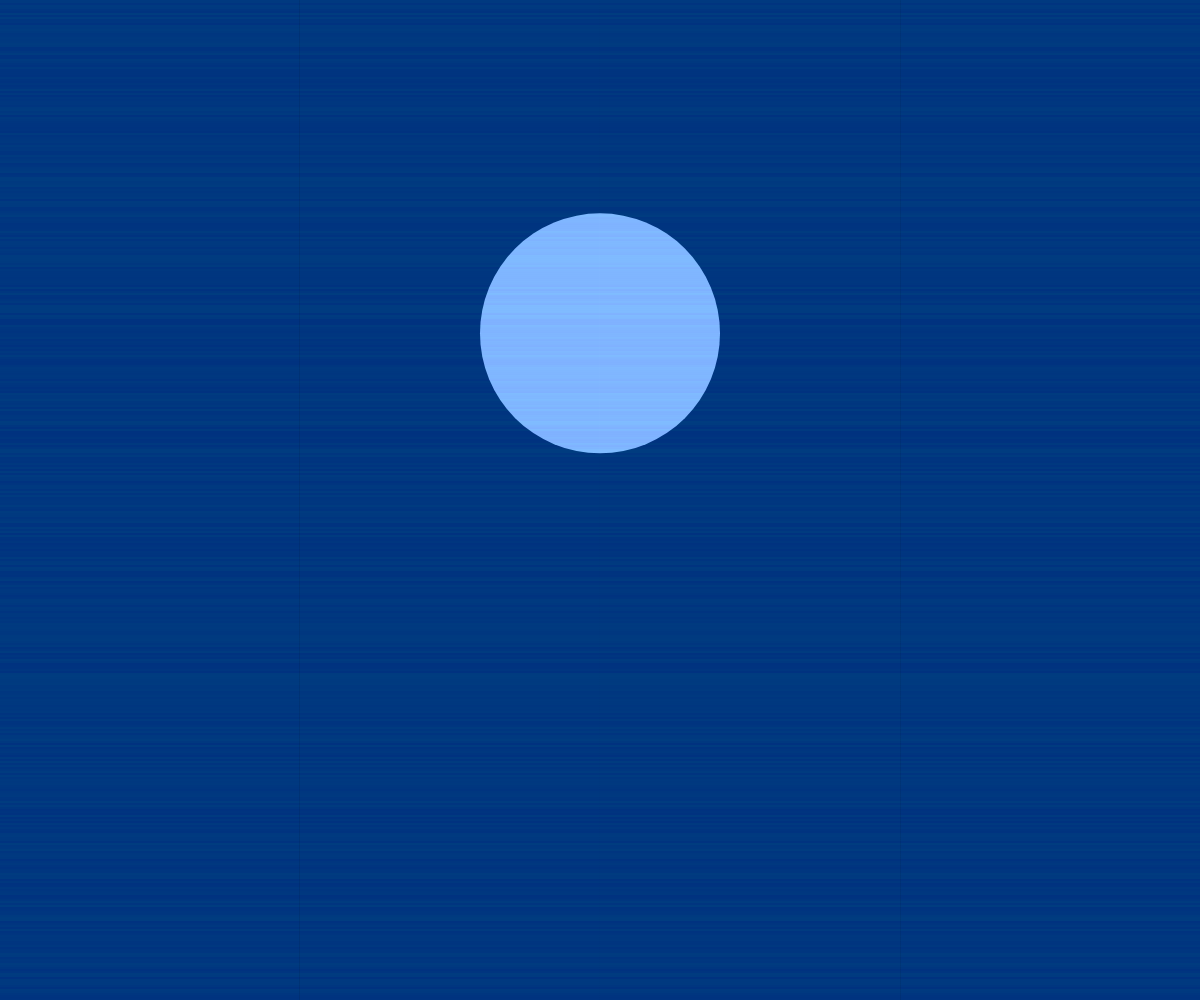
Frame 1 (no input)
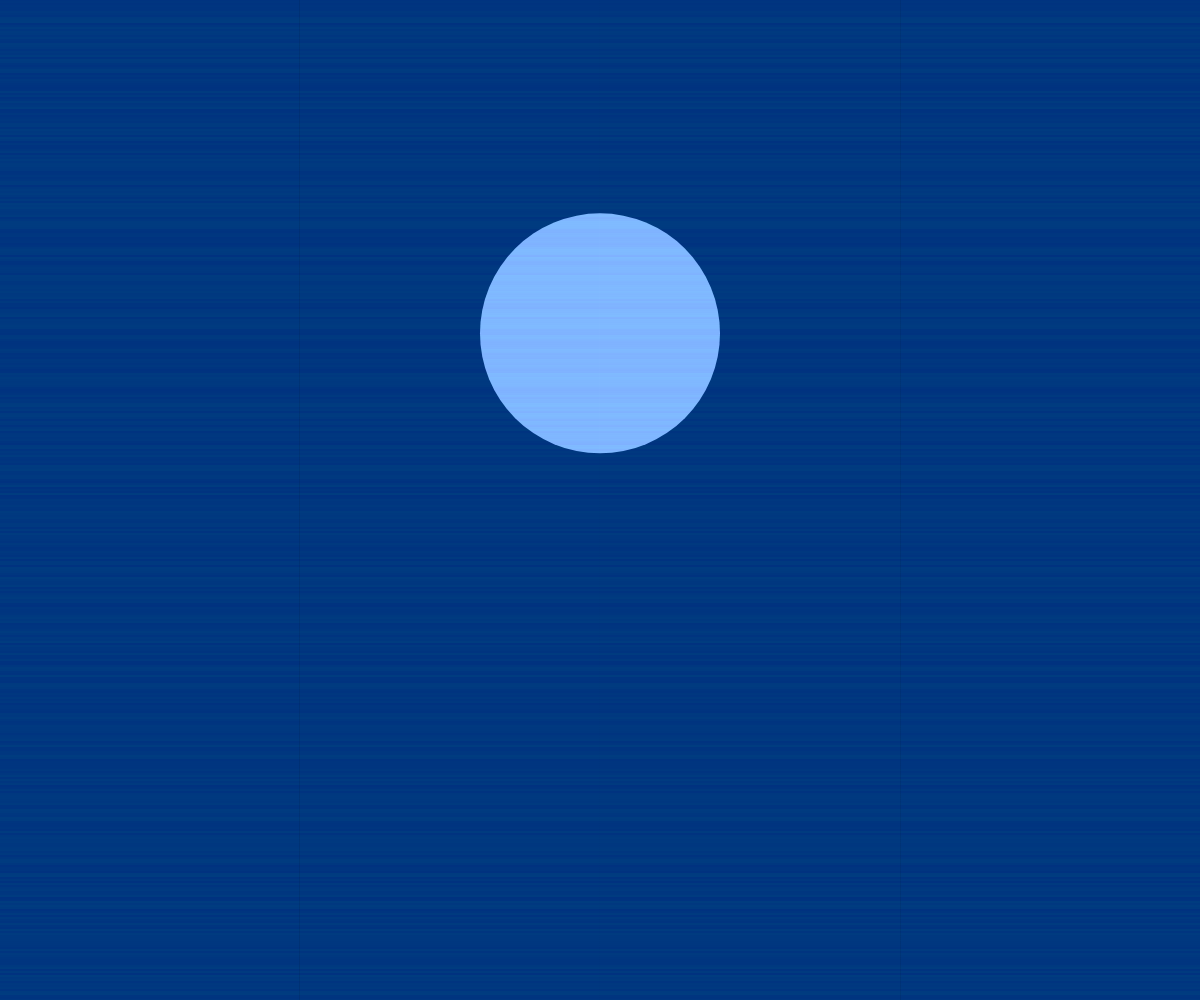
Frame 60 (no input)
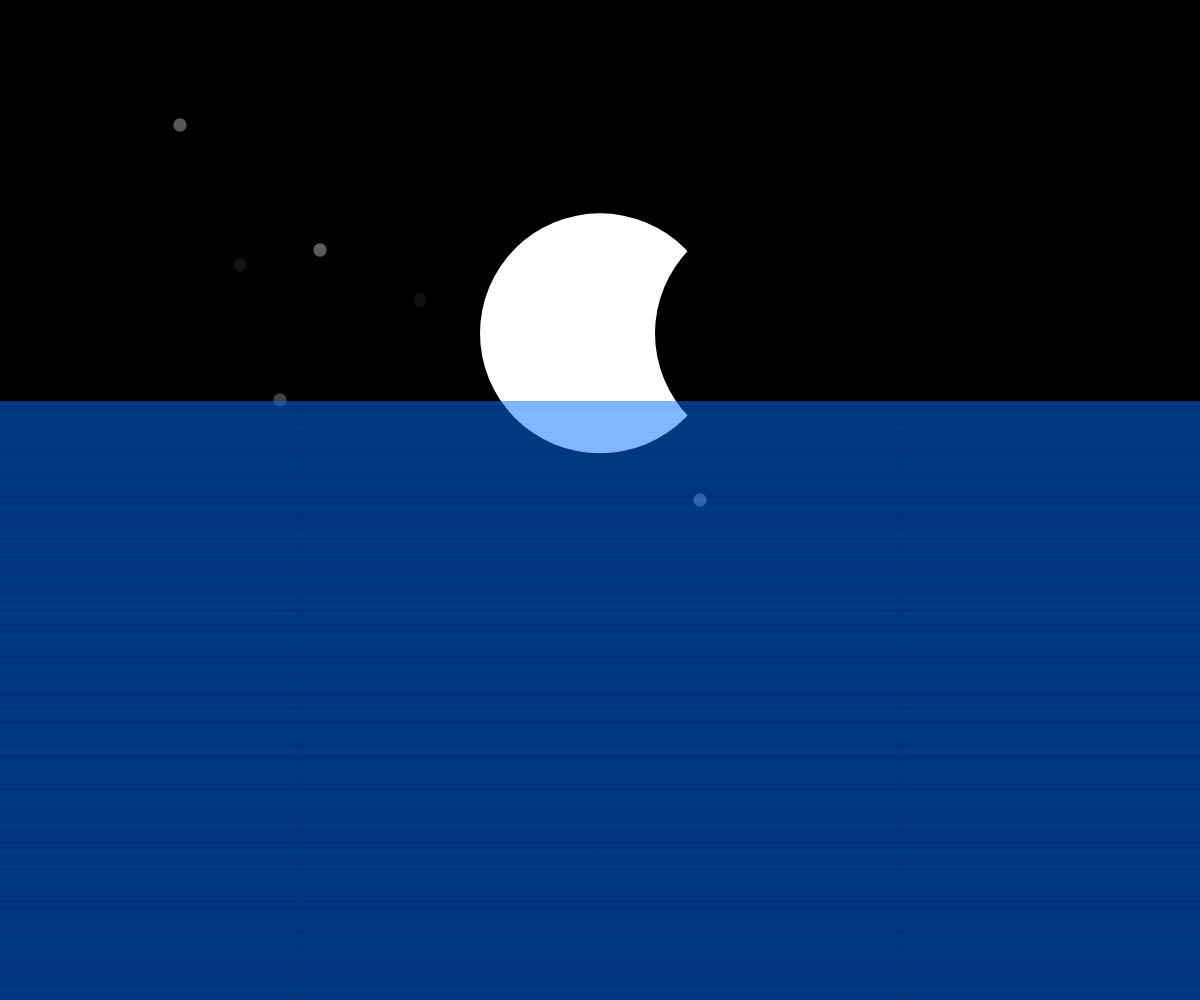
Frame 120 (the mouse pressed at the canvas centre since frame 60)

The p5.js sketch that drew these frames (run headless with seeded random() and noise() and a simulated clock; from frame 60 on, the mouse is pressed at the canvas centre):

// p5.js sketch
// ── sketch.js
var x1 = 0;
var x2 = 200;
var x3 = 0;
var x4 = 400;
var x5 = 0;
var x6 = 100;

var moonSize = 0;
var starSize = 0;

function setup() {
  createCanvas(window.innerWidth, window.innerHeight);

}

function draw() {
  background(0);

  moonSize = width/5
  starSize = width/90

  noStroke();
  fill(255);
  ellipse(width/2, height/3, moonSize);

  noStroke();
  fill(0);
  ellipse(width/2 + width/4 - mouseY*0.25, height/3, moonSize);

  x1 = x1 + 1.5;
  noStroke();
  fill(random(0, 200), 0 + mouseY*0.25);
  ellipse(x1, height/8, starSize);
  if(x1 > width){
    x1 = 0;
  }

  x2 = x2 + 1
  noStroke();
  fill(random(0, 200), 0 + mouseY*0.25);
  ellipse(x2, height/4, starSize);
  if(x2 > width){
    x2 = 0;
  }

  x3 = x3 + 2
  noStroke();
  fill(random(0, 200), 0 + mouseY*0.25);
  ellipse(x3, height/4 + 15, starSize);
  if(x3 > width){
    x3 = 0;
  }

  x4 = x4 + 2.5
  noStroke();
  fill(random(0, 200), 0 + mouseY*0.25);
  ellipse(x4, height/2, starSize);
  if(x4 > width){
    x4 = 0;
  }

  x5 = x5 + 3.5
  noStroke();
  fill(random(0, 200), 0 + mouseY*0.25);
  ellipse(x5, height/2 - 200, starSize);
  if(x5 > width){
    x5 = 0;
  }

  x6 = x6 + 1.5
  noStroke();
  fill(random(0, 200), 0 + mouseY*0.25);
  ellipse(x6, height/2 - 100, starSize);
  if(x6 > width){
    x6 = 0;
  }


/*
  for(var yTop = 0; yTop < mouseY - 50 ; yTop = yTop + 2){
    stroke(random(70, 120), 0, random(200, 255));
    strokeWeight(1);
    line(0, yTop, width, yTop);
  }
*/
  for(var yBottom = height; yBottom  > mouseY - 100; yBottom  = yBottom - 2){
    stroke(0, random(100, 120), 255);
    strokeWeight(1);
    line(0, yBottom, width, yBottom);
  }


}
